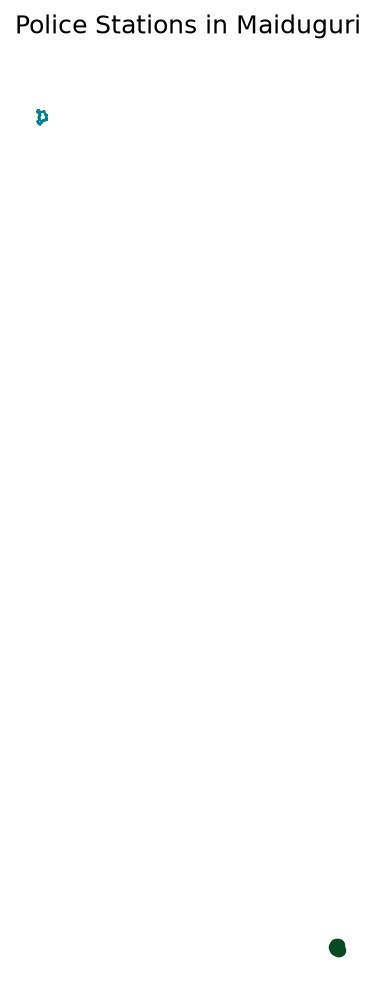

Write Python code to recreate this figure.
import geopandas as gpd
import matplotlib.pyplot as plt


polygons = gpd.read_file("analysis_ready.gpkg", layer="maiduguri_clipped")
points = gpd.read_file("data/processed/my_points.gpkg", layer="my_points")


fig, ax = plt.subplots(figsize=(8, 8))


polygons.plot(ax=ax, color="#E6F2F3", edgecolor="#037E8E")


points.plot(ax=ax, color="#094923", markersize=30, zorder=2)


ax.set_title("Police Stations in Maiduguri")
ax.set_axis_off()


fig.savefig("month-03/week-10/my_map.png", dpi=150, bbox_inches="tight")
print("My map saved!")
